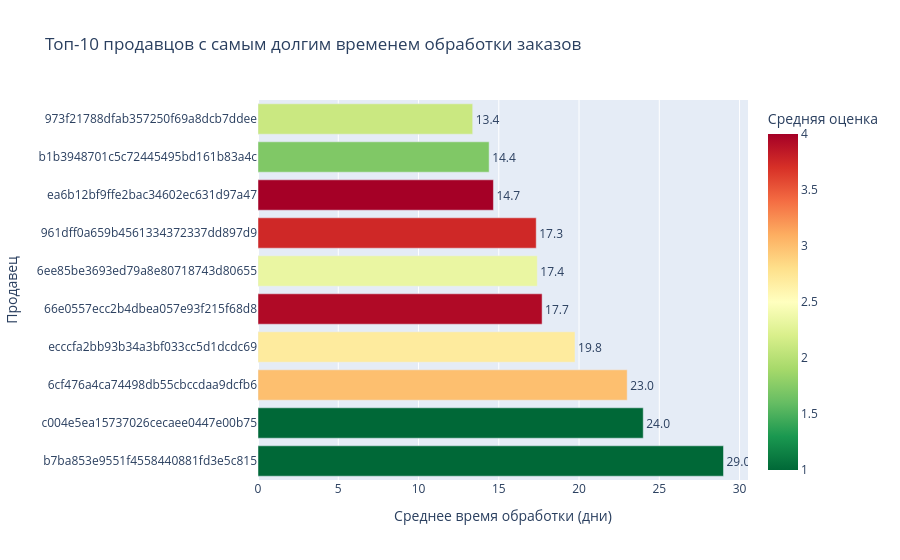

Notebook code cell kept with this figure:
### Markdown cell above
### Топ-10 продавцов с самой долгой обработкой заказа
Показывает: кто медленнее всех собирает и передаёт заказы → кандидаты на обучение или блокировку.

### Code cell
# Сортируем и берём топ-10
top10_handling = seller_metrics.sort_values('avg_handling_days', ascending=False).head(10)

fig = px.bar(top10_handling,
             x='avg_handling_days',
             y='seller_id',
             orientation='h',
             color='avg_review_score',
             color_continuous_scale='RdYlGn_r',
             text='avg_handling_days',
             title='Топ-10 продавцов с самым долгим временем обработки заказов',
             labels={'avg_handling_days': 'Среднее время обработки (дни)',
                     'seller_id': 'Продавец',
                     'avg_review_score': 'Средняя оценка'})
fig.update_traces(texttemplate='%{text:.1f}', textposition='outside')
fig.show()

### Figure 1 — Plotly figure (JSON) as saved in the notebook; plotly's stock layout.template omitted (floating-point values rounded to 4 significant figures)
{"data": [{"alignmentgroup": "True", "hovertemplate": "Среднее время обработки (дни)=%{text}<br>Продавец=%{y}<br>Средняя оценка=%{marker.color}<extra></extra>", "legendgroup": "", "marker": {"color": [1, 1, 3, 2.692, 3.935, 2.333, 3.75, 4, 1.722, 2.111], "coloraxis": "coloraxis", "pattern": {"shape": ""}}, "name": "", "offsetgroup": "", "orientation": "h", "showlegend": false, "text": [29, 24, 23, 19.75, 17.7, 17.4, 17.33, 14.67, 14.4, 13.38], "textposition": "outside", "texttemplate": "%{text:.1f}", "type": "bar", "x": [29, 24, 23, 19.75, 17.7, 17.4, 17.33, 14.67, 14.4, 13.38], "xaxis": "x", "y": ["b7ba853e9551f4558440881fd3e5c815", "c004e5ea15737026cecaee0447e00b75", "6cf476a4ca74498db55cbccdaa9dcfb6", "ecccfa2bb93b34a3bf033cc5d1dcdc69", "66e0557ecc2b4dbea057e93f215f68d8", "6ee85be3693ed79a8e80718743d80655", "961dff0a659b4561334372337dd897d9", "ea6b12bf9ffe2bac34602ec631d97a47", "b1b3948701c5c72445495bd161b83a4c", "973f21788dfab357250f69a8dcb7ddee"], "yaxis": "y"}], "layout": {"barmode": "relative", "coloraxis": {"colorbar": {"title": {"text": "Средняя оценка"}}, "colorscale": [[0, "rgb(0,104,55)"], [0.1, "rgb(26,152,80)"], [0.2, "rgb(102,189,99)"], [0.3, "rgb(166,217,106)"], [0.4, "rgb(217,239,139)"], [0.5, "rgb(255,255,191)"], [0.6, "rgb(254,224,139)"], [0.7, "rgb(253,174,97)"], [0.8, "rgb(244,109,67)"], [0.9, "rgb(215,48,39)"], [1, "rgb(165,0,38)"]]}, "legend": {"tracegroupgap": 0}, "title": {"text": "Топ-10 продавцов с самым долгим временем обработки заказов"}, "xaxis": {"anchor": "y", "domain": [0, 1], "title": {"text": "Среднее время обработки (дни)"}}, "yaxis": {"anchor": "x", "domain": [0, 1], "title": {"text": "Продавец"}}}}
